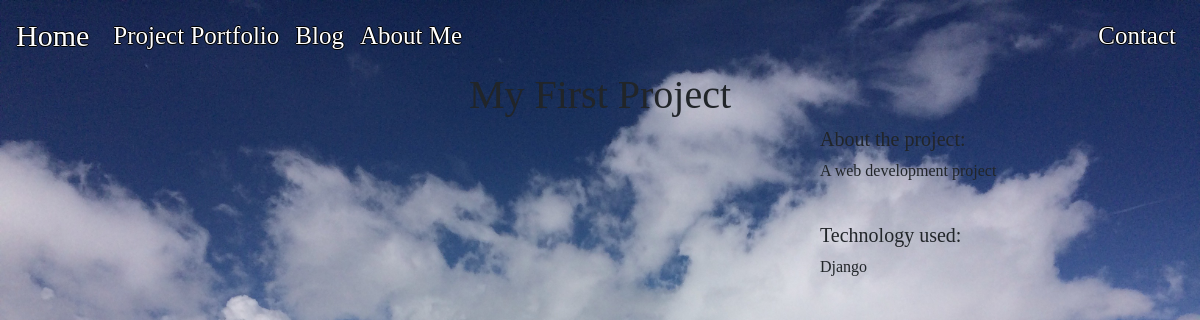
/projects/1, run on the app's committed database.
### projects/models.py (models this page shows)
class Project(models.Model):
    title = models.CharField(max_length=200)
    description = models.TextField()
    technology = models.CharField(max_length=20)
    image = models.FilePathField(path='/img')

### projects/views.py (the view)
# urls.py: path('<int:pk>', views.project_detail, name="project_detail"),
def project_detail(request, pk):
    project = Project.objects.get(pk=pk)
    context = {'project': project}
    return render(request, 'project_detail.html', context)

### projects/templates/project_detail.html (shortened to what this page needs)
<!DOCTYPE html>
{% extends "base.html" %}
{% load staticfiles %}
{% block page_content %}
<h1>{{ project.title }}</h1>
<div class="row">
    <div class="col-md-8">
    </div>
    <div class="col-md-4">
        <h5>About the project:</h5>
        <p>{{ project.description }}</p>
        <br>
        <h5>Technology used:</h5>
        <p>{{ project.technology }}</p>
    </div>
</div>
{% endblock %}

### static/css/custom.css (style rules this page uses)
html * { font-family: "Times New Roman" !important; }
body { background-image: url("../images/snow.jpg"); background-size: cover; background-attachment: fixed; }
h1 { text-align: center; }

### data on the page
Project: title "My First Project", description "A web development project", technology "Django"
